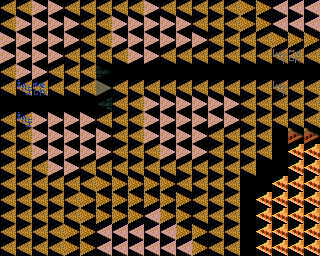

This is a level from a 2D game, rendered from its Tiled map with the project's own tilesets. A one-line summary and the complete map file follow:
An orthogonal 20x16 tile map with 16x16 px tiles, 2 tile layers (tiles, units), 2 tilesets.

<map version="1.10" tiledversion="1.10.2" orientation="orthogonal" renderorder="right-down" width="20" height="16" tilewidth="16" tileheight="16" infinite="0" nextlayerid="3" nextobjectid="1">
 <tileset firstgid="1" source="tiles.tsx" />
 <tileset firstgid="257" source="units.tsx" />
 <layer id="1" name="tiles" width="20" height="16">
  <data encoding="csv">
1,1,4,4,1,1,1,1,1,4,1,1,1,1,1,2,2,3,3,3,
1,4,4,4,4,1,1,4,4,4,4,4,1,1,1,2,2,3,3,3,
4,4,4,4,4,1,1,4,4,4,4,4,4,1,1,1,1,2,2,2,
4,4,4,4,1,1,1,1,4,4,1,1,1,1,1,1,1,1,1,1,
1,4,4,1,1,1,8,9,9,9,9,9,9,9,9,9,9,9,9,9,
1,1,1,1,1,1,6,1,1,1,1,1,1,1,1,1,1,1,1,1,
9,9,9,9,9,9,7,1,1,4,4,4,4,4,4,1,1,1,1,1,
1,1,4,4,4,4,1,1,1,4,4,4,4,4,4,1,1,1,1,1,
1,1,4,4,4,4,4,1,1,4,4,4,4,1,1,1,1,25,18,18,
1,1,4,4,4,4,4,1,1,1,4,4,4,1,1,1,1,24,17,17,
1,1,1,4,4,1,1,1,1,1,1,1,1,1,1,1,25,29,17,17,
1,1,1,1,1,1,2,2,2,2,2,1,1,1,1,25,29,17,17,17,
1,1,1,1,1,2,2,2,2,2,2,2,1,1,1,24,17,17,17,17,
1,1,1,1,1,2,2,2,2,3,2,2,1,1,1,24,17,17,17,17,
1,1,1,1,2,2,3,3,3,3,3,2,2,1,1,24,17,17,17,17,
1,1,1,1,2,2,3,3,3,3,3,3,2,1,1,24,17,17,17,17
</data>
 </layer>
 <layer id="2" name="units" width="20" height="16">
  <data encoding="csv">
0,0,0,0,0,0,0,0,0,0,0,0,0,0,0,0,0,0,0,0,
0,0,0,0,0,0,0,0,0,0,0,0,0,0,0,0,0,0,0,0,
0,0,0,0,0,0,0,0,0,0,0,0,0,0,0,0,0,0,0,0,
0,0,0,0,0,0,0,0,0,0,0,0,0,0,0,0,0,261,262,0,
0,0,0,0,0,0,0,0,0,0,0,0,0,0,0,0,0,0,0,0,
0,257,258,0,0,0,0,0,0,0,0,0,0,0,0,0,0,261,0,0,
0,0,0,0,0,0,0,0,0,0,0,0,0,0,0,0,0,0,0,0,
0,257,0,0,0,0,0,0,0,0,0,0,0,0,0,0,0,0,0,0,
0,0,0,0,0,0,0,0,0,0,0,0,0,0,0,0,0,0,0,0,
0,0,0,0,0,0,0,0,0,0,0,0,0,0,0,0,0,0,0,0,
0,0,0,0,0,0,0,0,0,0,0,0,0,0,0,0,0,0,0,0,
0,0,0,0,0,0,0,0,0,0,0,0,0,0,0,0,0,0,0,0,
0,0,0,0,0,0,0,0,0,0,0,0,0,0,0,0,0,0,0,0,
0,0,0,0,0,0,0,0,0,0,0,0,0,0,0,0,0,0,0,0,
0,0,0,0,0,0,0,0,0,0,0,0,0,0,0,0,0,0,0,0,
0,0,0,0,0,0,0,0,0,0,0,0,0,0,0,0,0,0,0,0
</data>
 </layer>
</map>